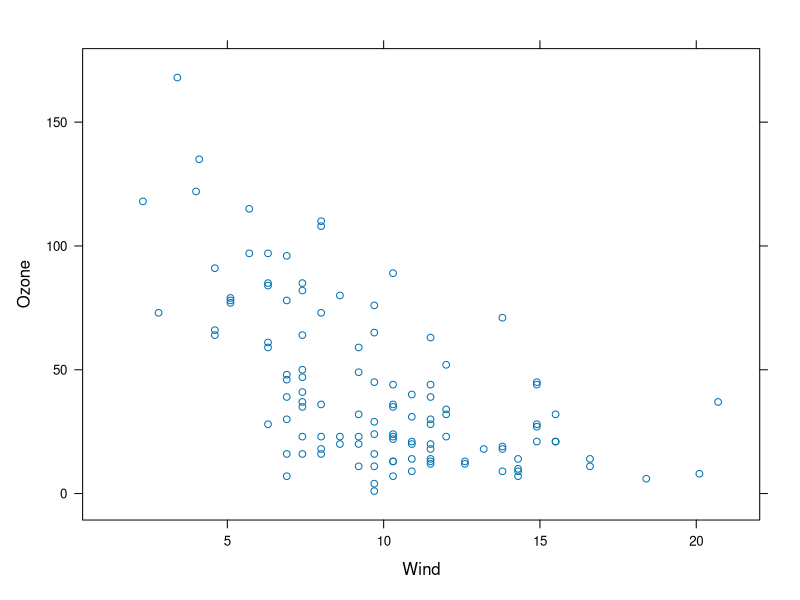
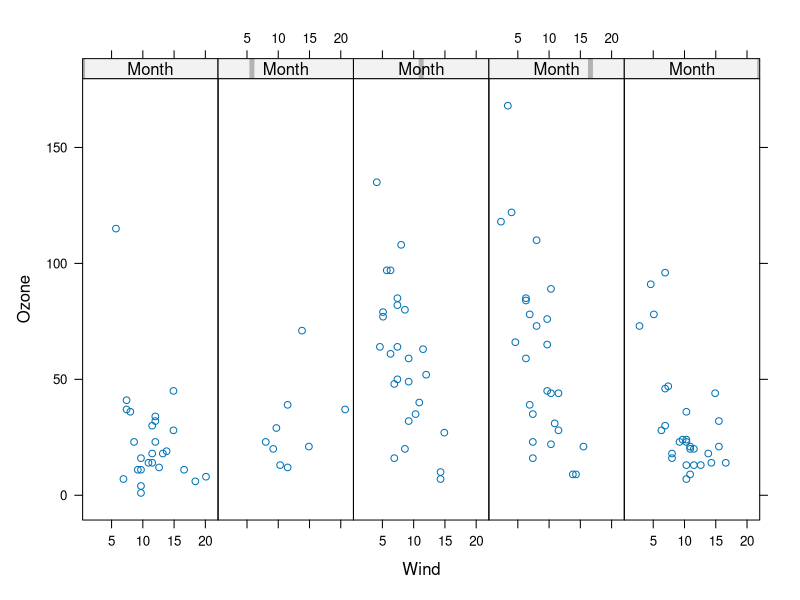
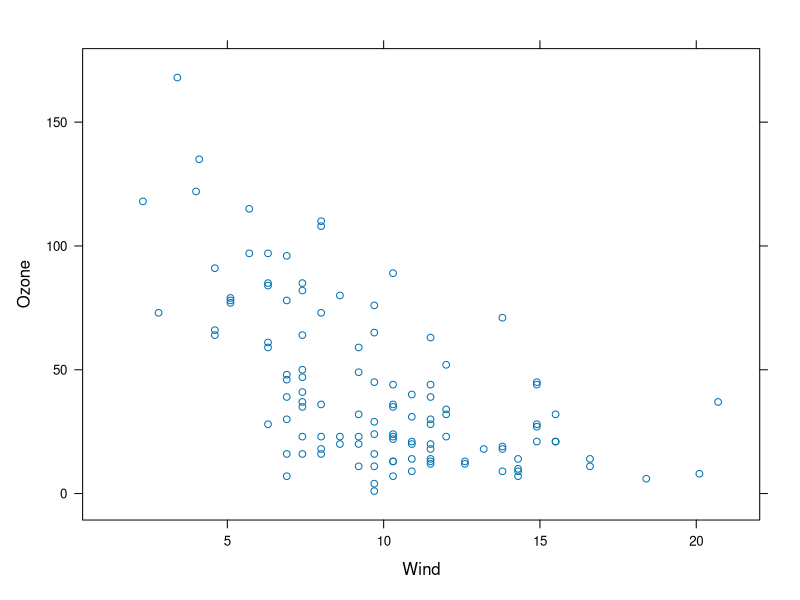
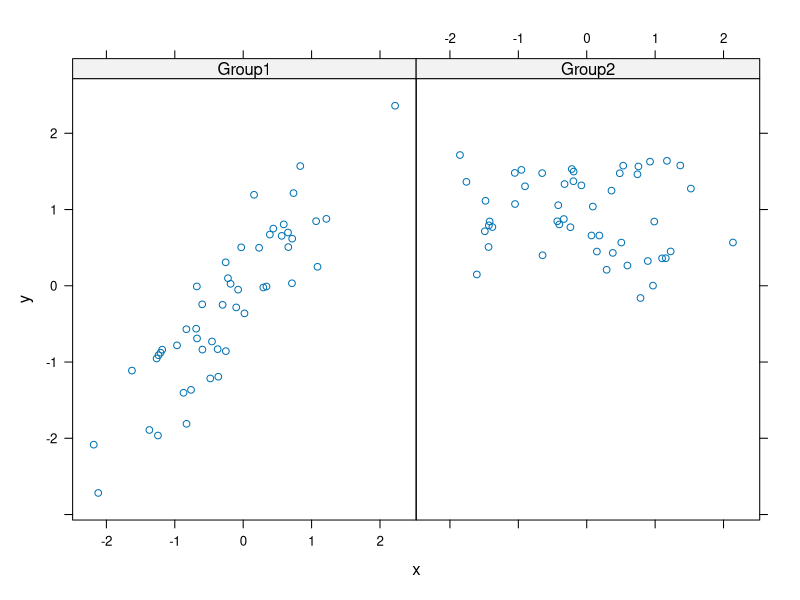
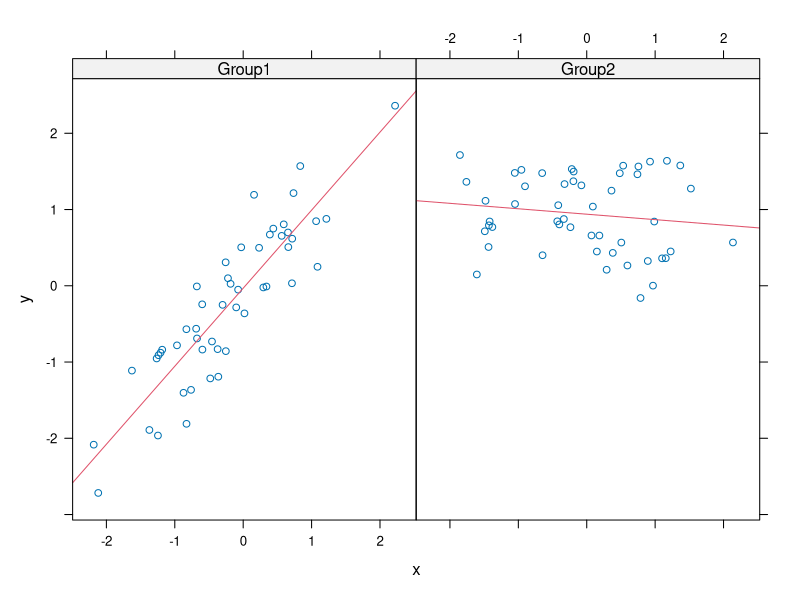

Generate these figures, in order, with R:
library(lattice)
library(datasets)
#simple scatterplot
xyplot(Ozone~Wind,data=airquality)
#already transform
#airquality<-transform(airquality,Month=factor(Month))
xyplot(Ozone~Wind | Month,data=airquality, layout=c(5,1))
p<-xyplot(Ozone~Wind,data=airquality)
print(p)
str(airquality)

set.seed(10)
x<-rnorm(100)
f<-rep(0:1, each=10)
f
y<-x+f-f*x+rnorm(100,sd=0.5)
y
f<-factor(f,labels = c("Group1","Group2"))
f
xyplot(y~x|f,layout=c(2,1))

#custom panel function
xyplot(y~x | f, panel = function(x,y,...){
  panel.xyplot(x,y,...)  #first call the default panel function for 'xyplot'
 # panel.abline(h=median(y),lty=2) # add horizontaline at median
  panel.lmline(x,y,col=2) #lnear model line
  
})
